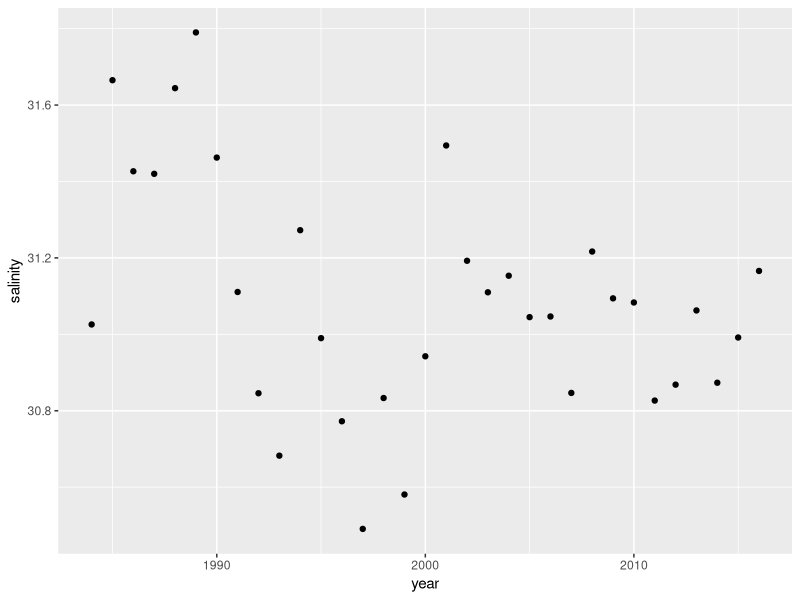
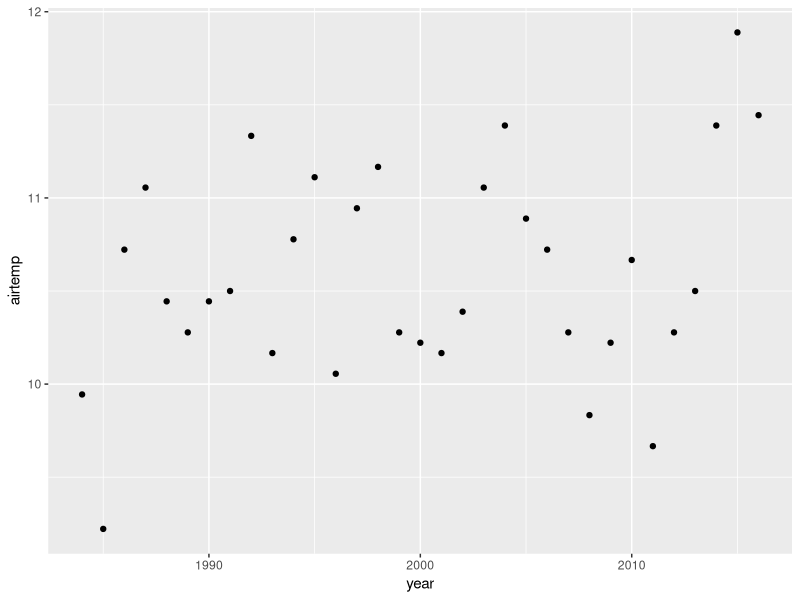
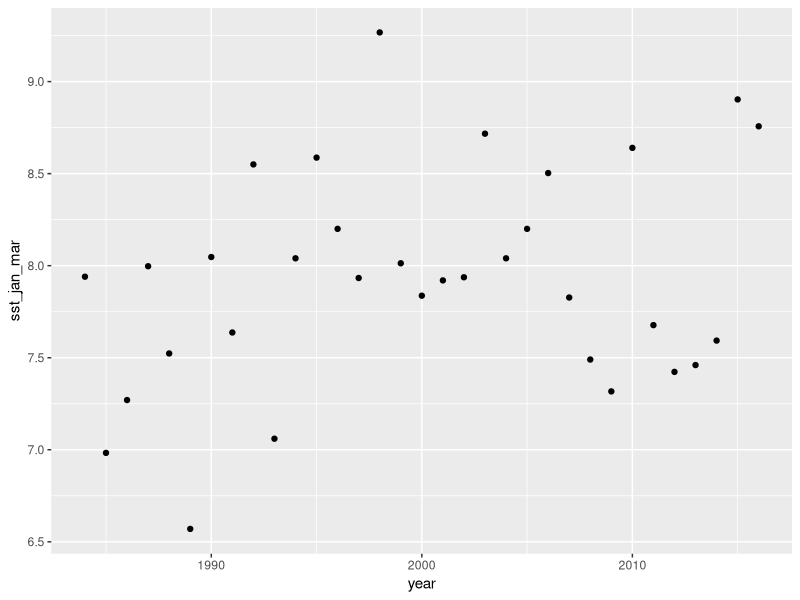

Recreate these plots in R, in order.
## ---- chunk 1
## Required Packages 
library(tidyverse) 
library(dplyr) 
library(ggplot2) 
## ---- chunk 2
clam_general_data <- read.csv("data/SuppTable1_ClamData_DFA.csv")
clam_salinity_data <- read.csv("data/SuppTable2_Salinity_DFA.csv") 
clam_temp_data <- read.csv("data/SuppTable3_AirTemp_DFA.csv")  
crabcatch_data <- read.csv("data/SuppTable4_CrabCatch_DFA.csv")
rawseatemp_data <- read.csv("data/SuppTable5_SST_DFA.csv")
## ---- chunk 3

## ---- chunk 4
## Filters the data to separate values with salinity > 31
filter(clam_salinity_data, salinity > 31) 
## We can see here that salinity was lowest in the 90's, and started to increase thereafter
## ---- chunk 5
## Gathers the three separate columns for sea surface temperature reading in to one sorted by year 
sea_temp <- mutate(gather(rawseatemp_data, key = "year", value = "sea_temp", na.rm = FALSE, convert = FALSE, factor_key = FALSE))
## ---- chunk 6
## This code joins the clam_salinity_data table with the table for air temperature. Doing this lets us see the contrasting patterns in temperature and salinity side by side. 
inner_join(clam_temp_data, clam_salinity_data, by = NULL, copy = FALSE)
## ---- chunk 7
## This code graphs the salinity data
ggplot(data = clam_salinity_data) +
  geom_point(mapping = aes(x = year, y = salinity)) 
## We see from this plot that generally, salinity is decreasing over time. 
## ---- chunk 8
## This code graphs the air temperature data 
ggplot(data = clam_temp_data) +
  geom_point(mapping = aes(x = year, y = airtemp)) 
##While air temperature readings are varied for the first 20-25 years, after 2010 they begin to climb rapidly. This is consistent with global air temperatures rising as well. 
## ---- chunk 9
##This code graphs the data for sea surface temperature  
ggplot(data = rawseatemp_data) +
  geom_point(mapping = aes(x = year, y = sst_jan_mar))
